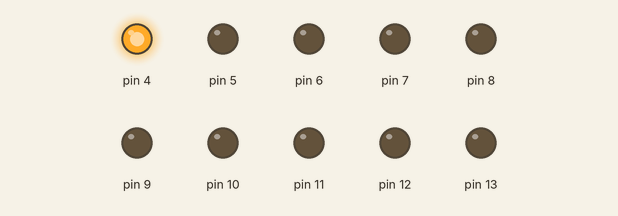
Recording of a sketch running on a simulated Arduino Uno, built with avr-gcc and run on an emulated ATmega328P. Shown: output pins drawn as LEDs (lit = HIGH).

Above: at 0.05 s.
At 0.55 s:
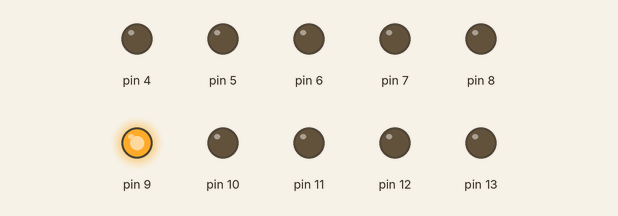
At 1.15 s:
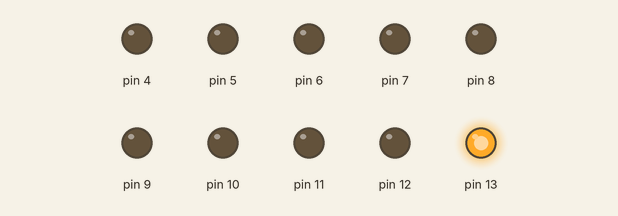
At 2.25 s:
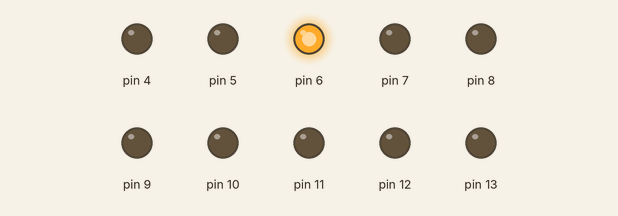
At 3.35 s:
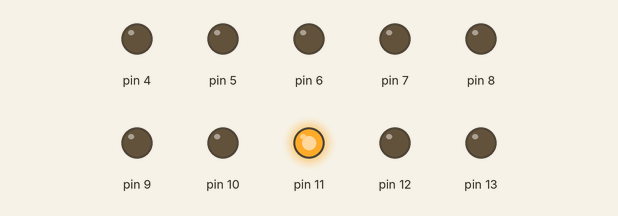
At 4.45 s:
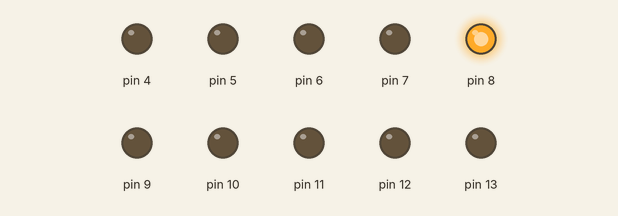
Timing chart, 0 to 4.8 s (numbered marks = the images above):
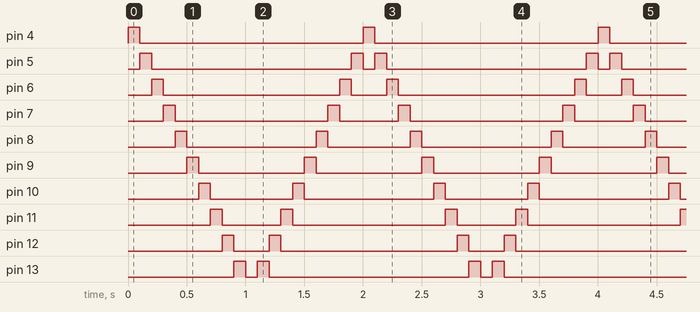

Measured:
- by itself, pin 4: alternates HIGH for 0.10 s and LOW for 1.9 s
- by itself, pin 5: repeats every 2.0 s: LOW 1.7 s, HIGH 0.10 s, LOW 0.10 s, HIGH 0.10 s
- by itself, pin 6: repeats every 2.0 s: LOW 1.5 s, HIGH 0.10 s, LOW 0.30 s, HIGH 0.10 s
- by itself, pin 7: repeats every 2.0 s: LOW 1.3 s, HIGH 0.10 s, LOW 0.50 s, HIGH 0.10 s
- by itself, pin 8: repeats every 2.0 s: LOW 1.1 s, HIGH 0.10 s, LOW 0.70 s, HIGH 0.10 s
- by itself, pin 9: alternates HIGH for 0.10 s and LOW for 0.90 s
- by itself, pin 10: repeats every 2.0 s: LOW 0.70 s, HIGH 0.10 s, LOW 1.1 s, HIGH 0.10 s
- by itself, pin 11: repeats every 2.0 s: LOW 0.50 s, HIGH 0.10 s, LOW 1.3 s, HIGH 0.10 s

The sketch:

Kit_int.ino
```cpp
#define PAUSA 100
void setup() {  DDRB=B00111111;  DDRD=B11110000; }
 void pinta(int valor)
{  int parteAltaValor=valor/256; // El cociente
  int parteBajaValor=valor%256; // El resto
  PORTD=parteBajaValor;
  PORTB=parteAltaValor;  }
void loop() {
  int valor=B10000; // los enteros tiene 2 bytes o 16 bits
  for(int i=0;i<10;i++)
  { pinta(valor); delay(PAUSA); valor=valor<<1;
  }
  for(int i=0;i<10;i++)
  { pinta(valor); delay(PAUSA); valor=valor>>1;
  }
}
```
